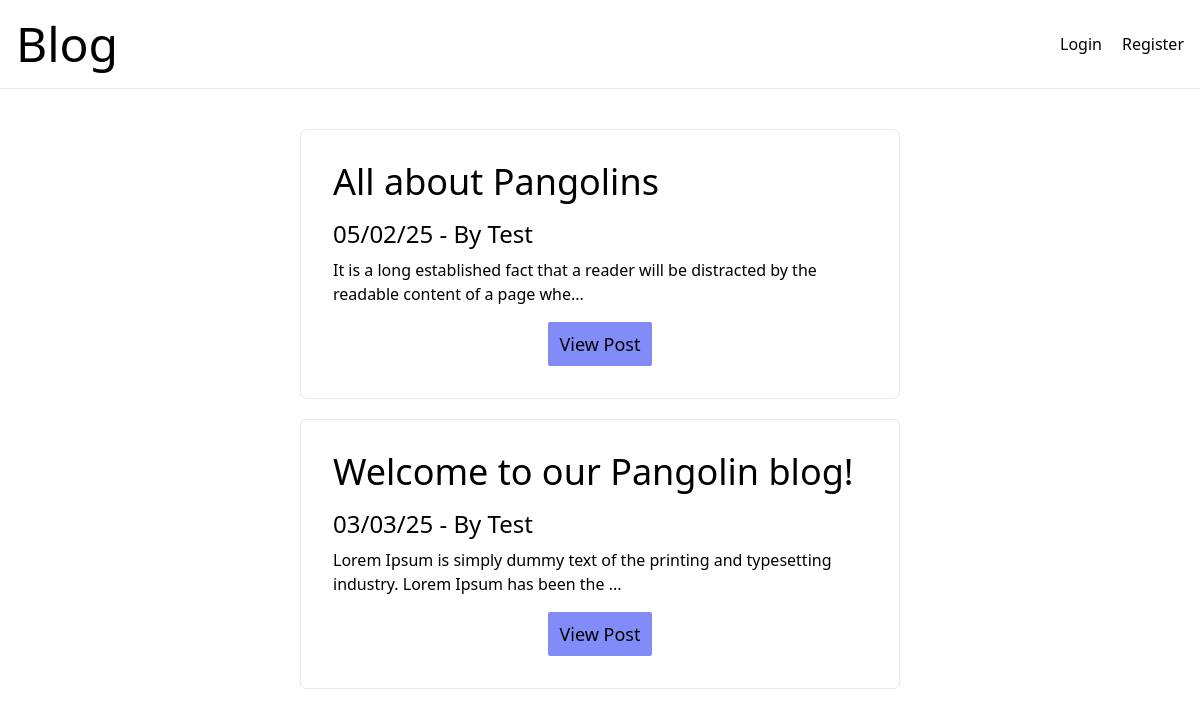
The page / on the database its author committed.
### tables this page shows
CREATE TABLE `posts` (
  `id` int(11) unsigned NOT NULL AUTO_INCREMENT,
  `title` varchar(30) NOT NULL,
  `content` text NOT NULL,
  `category_id` int(11) NOT NULL,
  `user_id` int(11) DEFAULT NULL,
  `date_time` datetime NOT NULL,
  `likes` int(11) NOT NULL DEFAULT 0,
  `dislikes` int(11) NOT NULL DEFAULT 0,
  `category_2` int(11) DEFAULT NULL,
  PRIMARY KEY (`id`)
);

CREATE TABLE `users` (
  `id` int(11) unsigned NOT NULL AUTO_INCREMENT,
  `username` varchar(25) NOT NULL,
  `email` varchar(50) NOT NULL,
  `password` varchar(50) NOT NULL,
  PRIMARY KEY (`id`)
);

### src/models/PostsModel.php (called while the page is built, shortened)
<?php
class PostsModel{
    public PDO $db;
    public function __construct(PDO $db)
    {
        $this->db = $db;
    }
    public function getAll(): array|false
    {
        $query = $this->db->prepare('SELECT `posts`.`id`, `posts`.`title`, `posts`.`content`, `posts`.`date_time`, `categories`.`name` AS `category`, `users`.`username` AS `author`
                                            FROM `posts`
                                            JOIN `categories`
                                            ON `posts`.`category_id` = `categories`.`id`
                                            JOIN `users`
                                            ON `posts`.`user_id`=`users`.`id` ORDER BY `posts`.`date_time`;');
        $query -> setFetchMode(PDO::FETCH_CLASS | PDO::FETCH_PROPS_LATE, PostEntity::class);
        $query->execute();
        if ($query->execute()){
            return $query->fetchAll();
        }
        return false;
    }
}

### src/entities/PostEntity.php (called while the page is built, shortened)
<?php
class PostEntity{
    private int $id;
    private string $title;
    private ?string $author;
    private string $content;
    private string $date_time;
    public function __construct(int $id = 1, string $title = '', ?string $author = '', string $content = '', string $date_time = '', int $likes = 1, int $dislikes = 1, string $category = '', string $category2 = '')
    {
        $this->id = $id;
        $this->title = $title;
        $this->author = $author;
        $this->content = $content;
        $this->date_time = $date_time;
    }
    public function getId(): int
    {
        return $this->id;
    }
    public function getDateTime(): string
    {
        return $this->date_time;
    }
    public function getContent(): string
    {
        return $this->content;
    }
    public function getAuthor(): ?string
    {
        return $this->author;
    }
    public function getTitle(): string
    {
        return $this->title;
    }
}

### src/services/PostServices.php (the view, shortened to what this page needs)
<?php
require_once 'src/entities/PostEntity.php';
class PostServices
{
    static public function displaySingleHomepage(PostEntity $post): string
    {
        $date = date_create($post->getDateTime());
        $outcome = '';
        $outcome .= "<article class='p-8 border border-solid rounded-md'>";
        $outcome .= '<div class="flex justify-between items-center flex-col md:flex-row mb-4">';
        $outcome .= "<h2 class='text-4xl'>" . $post->getTitle()."</h2></div>";
        $outcome .= "<p class='text-2xl mb-2'>".date_format($date,"d/m/y")." - By ".$post->getAuthor()."</p>";
        $outcome .= "<p>".substr($post->getContent(), 0, 100)."...</p>";
        $outcome .= '<div class="flex justify-center">';
        $outcome .= '<a class="px-3 py-2 mt-4 text-lg bg-indigo-400 hover:bg-indigo-700 hover:text-white transition inline-block rounded-sm" href="singlePostPage.php?id=' . $post->getId() . '">View Post</a>';
        $outcome .= '</div>';
        $outcome .= '</article>';
        return $outcome;
    }
    static public function displayHomepage(array $posts): string
    {
        $outcome = "<section class='container lg:w-1/2 mx-auto flex flex-col gap-5'>";
         foreach ($posts as $post){
             $outcome .= PostServices::displaySingleHomepage($post);
         }
        $outcome .= '</section>';
         return $outcome;
    }
}

### rows shown on the page
posts: title "All about Pangolins", date_time "05/02/25", user.username "Test", content "It is a long established fact that a reader will be distracted by the readable content of a page whe"
posts: title "Welcome to our Pangolin blog!", date_time "03/03/25", user.username "Test", content "Lorem Ipsum is simply dummy text of the printing and typesetting industry. Lorem Ipsum has been the"
